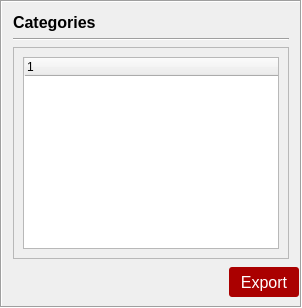
        <widget class="QFrame" name="frameRightCatg1">
         <property name="sizePolicy">
          <sizepolicy hsizetype="Preferred" vsizetype="Preferred">
           <horstretch>2</horstretch>
           <verstretch>0</verstretch>
          </sizepolicy>
         </property>
         <property name="layoutDirection">
          <enum>Qt::LayoutDirection::RightToLeft</enum>
         </property>
         <property name="autoFillBackground">
          <bool>false</bool>
         </property>
         <property name="styleSheet">
          <string notr="true">QPushButton {
	background-color: rgb(170, 0, 0);
	border-radius: 3px;
	color: white;
	margin-right: 5pt;
}
QPushButton:hover {
	background-color: rgb(181, 78, 78);
}
#treeWidgetCatg1 {
	font: 9pt &quot;Segoe UI&quot;;
}
</string>
         </property>
         <property name="frameShape">
          <enum>QFrame::Shape::Box</enum>
         </property>
         <property name="frameShadow">
          <enum>QFrame::Shadow::Sunken</enum>
         </property>
         <layout class="QVBoxLayout" name="verticalLayout_2" stretch="2,0,25,0">
          <item>
           <widget class="QLabel" name="label2Catg1">
            <property name="font">
             <font>
              <family>Segoe UI</family>
              <pointsize>12</pointsize>
              <bold>true</bold>
              <strikeout>false</strikeout>
             </font>
            </property>
            <property name="text">
             <string>Categories</string>
            </property>
           </widget>
          </item>
          <item>
           <widget class="Line" name="lineCatg1">
            <property name="orientation">
             <enum>Qt::Orientation::Horizontal</enum>
            </property>
           </widget>
          </item>
          <item>
           <widget class="QFrame" name="frame2Catg1">
            <property name="autoFillBackground">
             <bool>false</bool>
            </property>
            <property name="frameShape">
             <enum>QFrame::Shape::StyledPanel</enum>
            </property>
            <property name="frameShadow">
             <enum>QFrame::Shadow::Raised</enum>
            </property>
            <layout class="QHBoxLayout" name="horizontalLayout_3">
             <item>
              <widget class="QTreeWidget" name="treeWidgetCatg1">
               <property name="tabKeyNavigation">
                <bool>true</bool>
               </property>
               <property name="alternatingRowColors">
                <bool>true</bool>
               </property>
               <property name="columnCount">
                <number>1</number>
               </property>
               <column>
                <property name="text">
                 <string notr="true">1</string>
                </property>
               </column>
              </widget>
             </item>
            </layout>
           </widget>
          </item>
          <item>
           <widget class="QPushButton" name="btnExportCatg1">
            <property name="sizePolicy">
             <sizepolicy hsizetype="Fixed" vsizetype="Fixed">
              <horstretch>0</horstretch>
              <verstretch>0</verstretch>
             </sizepolicy>
            </property>
            <property name="minimumSize">
             <size>
              <width>70</width>
              <height>30</height>
             </size>
            </property>
            <property name="maximumSize">
             <size>
              <width>60</width>
              <height>25</height>
             </size>
            </property>
            <property name="font">
             <font>
              <family>Segoe UI</family>
              <pointsize>12</pointsize>
              <strikeout>false</strikeout>
             </font>
            </property>
            <property name="styleSheet">
             <string notr="true"/>
            </property>
            <property name="text">
             <string>Export</string>
            </property>
            <property name="checkable">
             <bool>true</bool>
            </property>
           </widget>
          </item>
         </layout>
        </widget>
